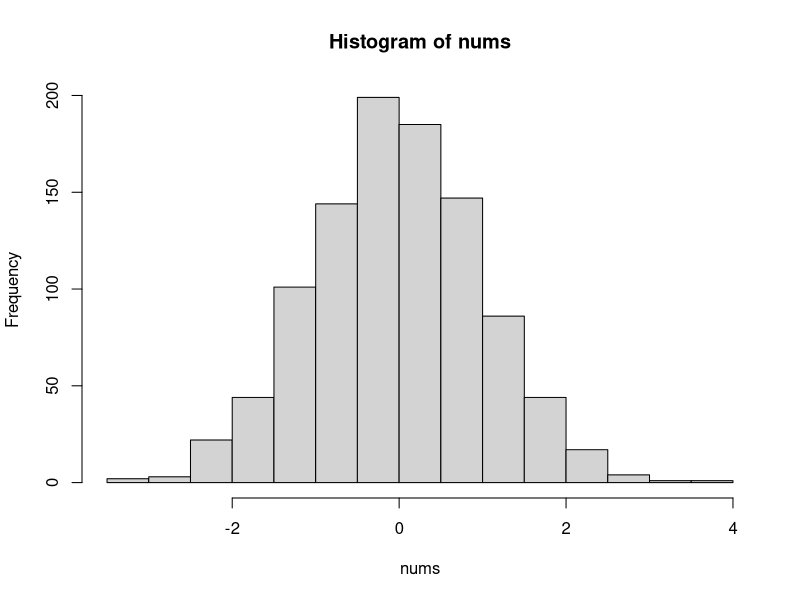
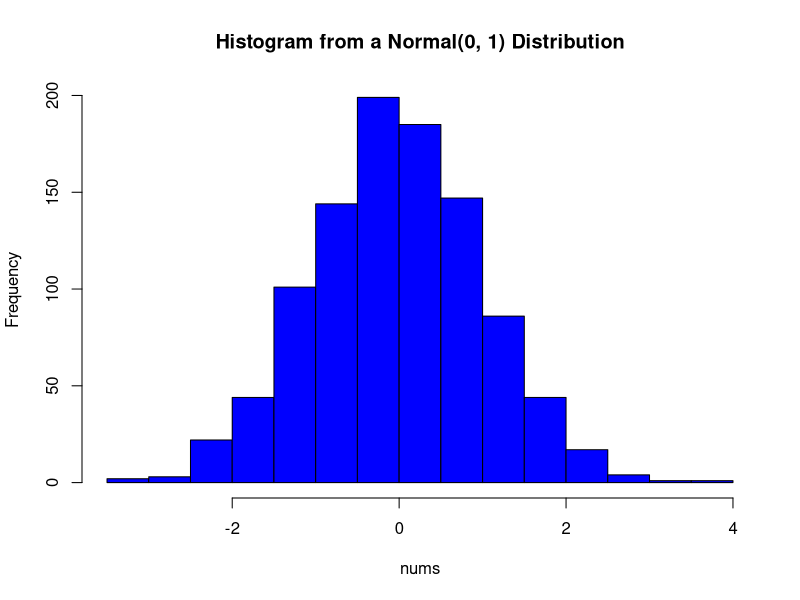

Generate these figures, in order, with R:
## ---- chunk 1
data(iris)
iris[10, 5]
## ---- chunk 2
tail(iris[,"Species"], 5)
## ---- chunk 3
aboveOne <- iris |> 
  subset(Petal.Width > 1)

mean(aboveOne$Sepal.Length)
## ---- chunk 4
for(i in 1:10) {
  print(if(i < 5) {
    i * 3
  } else {
    i * 2
  })
}
## ---- chunk 5
set.seed(184)

random_number = 0

while (random_number < 3) {
  random_number = rnorm(1, mean = 1, sd = 2)
  print(random_number)
}
## ---- chunk 6
Counting <- data.frame(
  V1 = integer(),
  V2 = integer(),
  V3 = integer(),
  V4 = integer()
)

for(i in 1:3) {
  Counting <- rbind(
    Counting, 
    data.frame(
      V1 = i,
      V2 = i + 1,
      V3 = i + 2,
      V4 = i + 3
    )
  )
}

Counting

## ---- chunk 7
set.seed(184)
plotNormal <- function(repetitions, mean, sd){
  nums <- rnorm(repetitions, mean = mean, sd = sd)
  hist(nums)
}

plotNormal(1000, 0, 1)
## ---- chunk 8

set.seed(184)
plotNormal <- function(repetitions, mean, sd, histColor){
  nums <- rnorm(repetitions, mean = mean, sd = sd)
  hist(nums,
       main = sprintf("Histogram from a Normal(%d, %d) Distribution", mean, sd),
       col = histColor
       )
}

plotNormal(1000, 0, 1, "blue")

